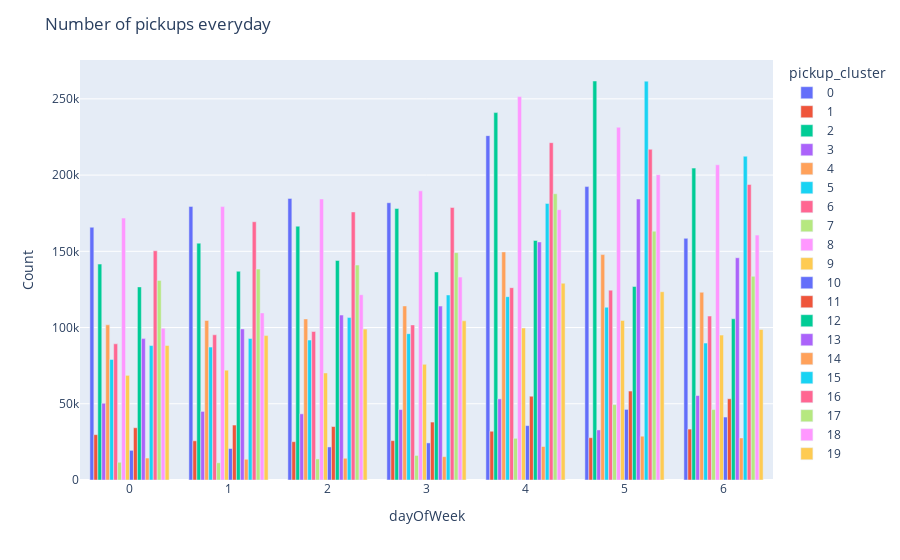

The notebook cell this image was saved under:
### Code cell
# Plot
temp = (df.groupby(['pickup_cluster', 'dayOfWeek'])['medallion'].count())
temp = temp.reset_index()
temp["pickup_cluster"] = temp["pickup_cluster"].astype(str)
fig = px.bar(temp, x='dayOfWeek', y='medallion', color='pickup_cluster',
       barmode='group', labels={'medallion': 'Count'})
fig.update_layout(title_text="Number of pickups everyday")

### Figure 1 — Plotly figure (JSON) as saved in the notebook; plotly's stock layout.template omitted (floating-point values rounded to 4 significant figures)
{"data": [{"alignmentgroup": "True", "hovertemplate": "pickup_cluster=0<br>dayOfWeek=%{x}<br>Count=%{y}<extra></extra>", "legendgroup": "0", "marker": {"color": "#636efa", "pattern": {"shape": ""}}, "name": "0", "offsetgroup": "0", "orientation": "v", "showlegend": true, "textposition": "auto", "type": "bar", "x": [0, 1, 2, 3, 4, 5, 6], "xaxis": "x", "y": [165792, 179446, 184697, 181875, 225873, 192454, 158504], "yaxis": "y"}, {"alignmentgroup": "True", "hovertemplate": "pickup_cluster=1<br>dayOfWeek=%{x}<br>Count=%{y}<extra></extra>", "legendgroup": "1", "marker": {"color": "#EF553B", "pattern": {"shape": ""}}, "name": "1", "offsetgroup": "1", "orientation": "v", "showlegend": true, "textposition": "auto", "type": "bar", "x": [0, 1, 2, 3, 4, 5, 6], "xaxis": "x", "y": [29730, 25712, 25136, 25814, 31978, 27737, 33402], "yaxis": "y"}, {"alignmentgroup": "True", "hovertemplate": "pickup_cluster=2<br>dayOfWeek=%{x}<br>Count=%{y}<extra></extra>", "legendgroup": "2", "marker": {"color": "#00cc96", "pattern": {"shape": ""}}, "name": "2", "offsetgroup": "2", "orientation": "v", "showlegend": true, "textposition": "auto", "type": "bar", "x": [0, 1, 2, 3, 4, 5, 6], "xaxis": "x", "y": [141627, 155365, 166472, 178069, 240996, 261711, 204576], "yaxis": "y"}, {"alignmentgroup": "True", "hovertemplate": "pickup_cluster=3<br>dayOfWeek=%{x}<br>Count=%{y}<extra></extra>", "legendgroup": "3", "marker": {"color": "#ab63fa", "pattern": {"shape": ""}}, "name": "3", "offsetgroup": "3", "orientation": "v", "showlegend": true, "textposition": "auto", "type": "bar", "x": [0, 1, 2, 3, 4, 5, 6], "xaxis": "x", "y": [50341, 44982, 43400, 46196, 53213, 32829, 55411], "yaxis": "y"}, {"alignmentgroup": "True", "hovertemplate": "pickup_cluster=4<br>dayOfWeek=%{x}<br>Count=%{y}<extra></extra>", "legendgroup": "4", "marker": {"color": "#FFA15A", "pattern": {"shape": ""}}, "name": "4", "offsetgroup": "4", "orientation": "v", "showlegend": true, "textposition": "auto", "type": "bar", "x": [0, 1, 2, 3, 4, 5, 6], "xaxis": "x", "y": [101782, 104663, 105641, 114166, 149618, 147850, 123147], "yaxis": "y"}, {"alignmentgroup": "True", "hovertemplate": "pickup_cluster=5<br>dayOfWeek=%{x}<br>Count=%{y}<extra></extra>", "legendgroup": "5", "marker": {"color": "#19d3f3", "pattern": {"shape": ""}}, "name": "5", "offsetgroup": "5", "orientation": "v", "showlegend": true, "textposition": "auto", "type": "bar", "x": [0, 1, 2, 3, 4, 5, 6], "xaxis": "x", "y": [79067, 87172, 91802, 95982, 120264, 113328, 89807], "yaxis": "y"}, {"alignmentgroup": "True", "hovertemplate": "pickup_cluster=6<br>dayOfWeek=%{x}<br>Count=%{y}<extra></extra>", "legendgroup": "6", "marker": {"color": "#FF6692", "pattern": {"shape": ""}}, "name": "6", "offsetgroup": "6", "orientation": "v", "showlegend": true, "textposition": "auto", "type": "bar", "x": [0, 1, 2, 3, 4, 5, 6], "xaxis": "x", "y": [89322, 95239, 97392, 101711, 126150, 124541, 107551], "yaxis": "y"}, {"alignmentgroup": "True", "hovertemplate": "pickup_cluster=7<br>dayOfWeek=%{x}<br>Count=%{y}<extra></extra>", "legendgroup": "7", "marker": {"color": "#B6E880", "pattern": {"shape": ""}}, "name": "7", "offsetgroup": "7", "orientation": "v", "showlegend": true, "textposition": "auto", "type": "bar", "x": [0, 1, 2, 3, 4, 5, 6], "xaxis": "x", "y": [11632, 11295, 13836, 16113, 27339, 49472, 46191], "yaxis": "y"}, {"alignmentgroup": "True", "hovertemplate": "pickup_cluster=8<br>dayOfWeek=%{x}<br>Count=%{y}<extra></extra>", "legendgroup": "8", "marker": {"color": "#FF97FF", "pattern": {"shape": ""}}, "name": "8", "offsetgroup": "8", "orientation": "v", "showlegend": true, "textposition": "auto", "type": "bar", "x": [0, 1, 2, 3, 4, 5, 6], "xaxis": "x", "y": [171801, 179343, 184345, 189652, 251530, 231385, 206766], "yaxis": "y"}, {"alignmentgroup": "True", "hovertemplate": "pickup_cluster=9<br>dayOfWeek=%{x}<br>Count=%{y}<extra></extra>", "legendgroup": "9", "marker": {"color": "#FECB52", "pattern": {"shape": ""}}, "name": "9", "offsetgroup": "9", "orientation": "v", "showlegend": true, "textposition": "auto", "type": "bar", "x": [0, 1, 2, 3, 4, 5, 6], "xaxis": "x", "y": [68632, 72023, 70201, 75894, 99678, 104631, 95028], "yaxis": "y"}, {"alignmentgroup": "True", "hovertemplate": "pickup_cluster=10<br>dayOfWeek=%{x}<br>Count=%{y}<extra></extra>", "legendgroup": "10", "marker": {"color": "#636efa", "pattern": {"shape": ""}}, "name": "10", "offsetgroup": "10", "orientation": "v", "showlegend": true, "textposition": "auto", "type": "bar", "x": [0, 1, 2, 3, 4, 5, 6], "xaxis": "x", "y": [19455, 20663, 21679, 24329, 35679, 46302, 41298], "yaxis": "y"}, {"alignmentgroup": "True", "hovertemplate": "pickup_cluster=11<br>dayOfWeek=%{x}<br>Count=%{y}<extra></extra>", "legendgroup": "11", "marker": {"color": "#EF553B", "pattern": {"shape": ""}}, "name": "11", "offsetgroup": "11", "orientation": "v", "showlegend": true, "textposition": "auto", "type": "bar", "x": [0, 1, 2, 3, 4, 5, 6], "xaxis": "x", "y": [34279, 36047, 35063, 38003, 54944, 58344, 53292], "yaxis": "y"}, {"alignmentgroup": "True", "hovertemplate": "pickup_cluster=12<br>dayOfWeek=%{x}<br>Count=%{y}<extra></extra>", "legendgroup": "12", "marker": {"color": "#00cc96", "pattern": {"shape": ""}}, "name": "12", "offsetgroup": "12", "orientation": "v", "showlegend": true, "textposition": "auto", "type": "bar", "x": [0, 1, 2, 3, 4, 5, 6], "xaxis": "x", "y": [126663, 136917, 144022, 136463, 157130, 126942, 105739], "yaxis": "y"}, {"alignmentgroup": "True", "hovertemplate": "pickup_cluster=13<br>dayOfWeek=%{x}<br>Count=%{y}<extra></extra>", "legendgroup": "13", "marker": {"color": "#ab63fa", "pattern": {"shape": ""}}, "name": "13", "offsetgroup": "13", "orientation": "v", "showlegend": true, "textposition": "auto", "type": "bar", "x": [0, 1, 2, 3, 4, 5, 6], "xaxis": "x", "y": [92732, 99094, 108183, 114062, 156145, 184274, 145790], "yaxis": "y"}, {"alignmentgroup": "True", "hovertemplate": "pickup_cluster=14<br>dayOfWeek=%{x}<br>Count=%{y}<extra></extra>", "legendgroup": "14", "marker": {"color": "#FFA15A", "pattern": {"shape": ""}}, "name": "14", "offsetgroup": "14", "orientation": "v", "showlegend": true, "textposition": "auto", "type": "bar", "x": [0, 1, 2, 3, 4, 5, 6], "xaxis": "x", "y": [14403, 13603, 14256, 15316, 21972, 28736, 27565], "yaxis": "y"}, {"alignmentgroup": "True", "hovertemplate": "pickup_cluster=15<br>dayOfWeek=%{x}<br>Count=%{y}<extra></extra>", "legendgroup": "15", "marker": {"color": "#19d3f3", "pattern": {"shape": ""}}, "name": "15", "offsetgroup": "15", "orientation": "v", "showlegend": true, "textposition": "auto", "type": "bar", "x": [0, 1, 2, 3, 4, 5, 6], "xaxis": "x", "y": [88192, 92840, 106542, 121357, 181409, 261629, 212362], "yaxis": "y"}, {"alignmentgroup": "True", "hovertemplate": "pickup_cluster=16<br>dayOfWeek=%{x}<br>Count=%{y}<extra></extra>", "legendgroup": "16", "marker": {"color": "#FF6692", "pattern": {"shape": ""}}, "name": "16", "offsetgroup": "16", "orientation": "v", "showlegend": true, "textposition": "auto", "type": "bar", "x": [0, 1, 2, 3, 4, 5, 6], "xaxis": "x", "y": [150329, 169395, 175815, 178764, 221255, 216922, 193849], "yaxis": "y"}, {"alignmentgroup": "True", "hovertemplate": "pickup_cluster=17<br>dayOfWeek=%{x}<br>Count=%{y}<extra></extra>", "legendgroup": "17", "marker": {"color": "#B6E880", "pattern": {"shape": ""}}, "name": "17", "offsetgroup": "17", "orientation": "v", "showlegend": true, "textposition": "auto", "type": "bar", "x": [0, 1, 2, 3, 4, 5, 6], "xaxis": "x", "y": [130925, 138343, 140985, 149114, 187751, 163225, 133601], "yaxis": "y"}, {"alignmentgroup": "True", "hovertemplate": "pickup_cluster=18<br>dayOfWeek=%{x}<br>Count=%{y}<extra></extra>", "legendgroup": "18", "marker": {"color": "#FF97FF", "pattern": {"shape": ""}}, "name": "18", "offsetgroup": "18", "orientation": "v", "showlegend": true, "textposition": "auto", "type": "bar", "x": [0, 1, 2, 3, 4, 5, 6], "xaxis": "x", "y": [99535, 109588, 121534, 133100, 177303, 200247, 160631], "yaxis": "y"}, {"alignmentgroup": "True", "hovertemplate": "pickup_cluster=19<br>dayOfWeek=%{x}<br>Count=%{y}<extra></extra>", "legendgroup": "19", "marker": {"color": "#FECB52", "pattern": {"shape": ""}}, "name": "19", "offsetgroup": "19", "orientation": "v", "showlegend": true, "textposition": "auto", "type": "bar", "x": [0, 1, 2, 3, 4, 5, 6], "xaxis": "x", "y": [88207, 94729, 98967, 104417, 129067, 123488, 98717], "yaxis": "y"}], "layout": {"barmode": "group", "legend": {"title": {"text": "pickup_cluster"}, "tracegroupgap": 0}, "margin": {"t": 60}, "title": {"text": "Number of pickups everyday"}, "xaxis": {"anchor": "y", "domain": [0, 1], "title": {"text": "dayOfWeek"}}, "yaxis": {"anchor": "x", "domain": [0, 1], "title": {"text": "Count"}}}}
